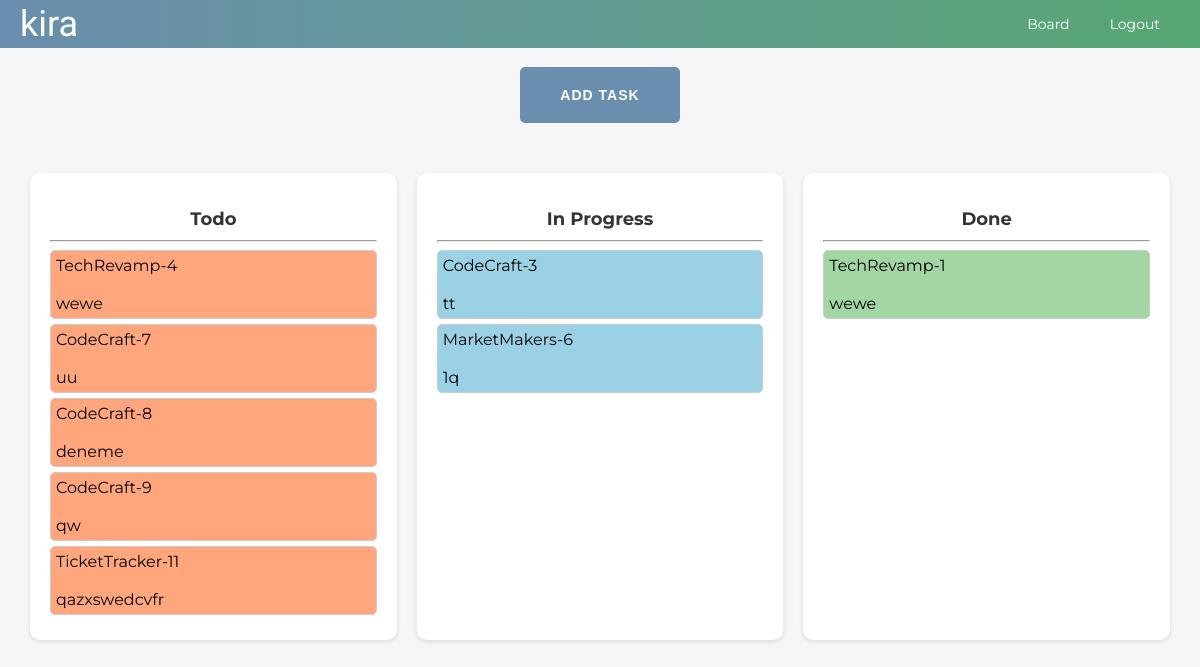
Page /board (signed in) on the committed database.
### taskmanagement/models.py (models this page shows)
class Task(models.Model):
    title = models.TextField()
    description = models.TextField()
    project_id_fk = models.ForeignKey('taskmanagement.Project', on_delete=models.PROTECT, verbose_name="Project", null=True)
    assigned_user_id_fk = models.ForeignKey('auth.User',related_name='assigned_user', on_delete=models.PROTECT, verbose_name="Assigned to", null=True)
    reporter_id_fk = models.ForeignKey('auth.User', related_name='assignee', on_delete=models.PROTECT, verbose_name="Assigned by", null=True)
    status = models.CharField(max_length=20, choices=[('todo', 'Todo'), ('in-progress', 'In Progress'), ('done', 'Done')])
    priority = models.CharField(max_length=20, choices=[('low', 'Low'), ('medium', 'Medium'), ('high', 'High')])
    due_date = models.DateField(null=True, default=None)
    created_at = models.DateTimeField(auto_now_add=True)
    updated_at = models.DateTimeField(auto_now_add=True, blank=True)

class Project(models.Model):
    title = models.TextField()
    project_group_id_fk = models.ForeignKey('taskmanagement.ProjectGroup', on_delete=models.PROTECT)
    def __str__(self):
        return self.title

### taskmanagement/views.py (the view, shortened to what this page needs)
# urls.py: path('board', views.board, name = "board"),
@login_required(login_url='login')
def board(request):
    currentUser = request.user.id
    can_create_task = request.user.has_perm('taskmanagement.add_task')
    tasksTodo = Task.objects.filter(assigned_user_id_fk=currentUser, status='todo')
    tasksInProgress = Task.objects.filter(assigned_user_id_fk=currentUser, status='in-progress')
    tasksDone = Task.objects.filter(assigned_user_id_fk=currentUser, status='done')
    createTaskForm = CreateTaskForm()
    context = {'createTaskForm': createTaskForm,
                'tasksToDo':tasksTodo,
                'tasksInProgress':tasksInProgress,
                'tasksDone':tasksDone,
                'can_create_task':can_create_task,}
    return render(request, 'taskmanagement/board.html', context=context)

### taskmanagement/templates/taskmanagement/board.html (shortened to what this page needs)
{% extends 'taskmanagement/base.html' %}
{% load crispy_forms_tags %}
{% load static %}
{% block content %}
<div class="tasks-in-btn">
    {% if can_create_task %}
        <button class="add-task-btn" onclick="toggleTaskCard()">
            Add Task
        </button>
    {% endif %}
</div>
<div class="board">
    <div class="column" id="todo" ondrop="drop(event, 'todo')" ondragover="allowDrop(event)">
        <h2>Todo</h2>
        <hr>
        <div class="task-container">
            {% if tasksToDo %}
                {% for task in tasksToDo %}
                    <div class="task" id="task-{{ task.id }}" draggable="true" ondragstart="drag(event)" ondblclick="updateTask('{{ task.id }}')">
                        {{task.project_id_fk}}-{{task.id}}
                        <br><br>
                        {{ task.title }}
                    </div>
                {% endfor %}
            {% endif %}
        </div>
    </div>
    <div class="column" id="in-progress" ondrop="drop(event, 'in-progress')" ondragover="allowDrop(event)">
        <h2>In Progress</h2>
        <hr>
        <div class="task-container">
            {% if tasksInProgress %}
                {% for task in tasksInProgress %}
                    <div class="task" id="task-{{ task.id }}" draggable="true" ondragstart="drag(event)" ondblclick="updateTask('{{ task.id }}')">
                        {{task.project_id_fk}}-{{task.id}}
                        <br><br>
                        {{ task.title }}
                    </div>
                {% endfor %}
            {% endif %}
        </div>
    </div>
    <div class="column" id="done" ondrop="drop(event, 'done')" ondragover="allowDrop(event)">
        <h2>Done</h2>
        <hr>
        <div class="task-container">
            {% if tasksDone %}
                {% for task in tasksDone %}
                    <div class="task" id="task-{{ task.id }}" draggable="true" ondragstart="drag(event)" ondblclick="updateTask('{{ task.id }}')">
                        {{task.project_id_fk}}-{{task.id}}
                        <br><br>
                        {{ task.title }}
                    </div>
                {% endfor %}
            {% endif %}
        </div>
    </div>
</div>
{% endblock %}

### taskmanagement/templates/taskmanagement/base.html (shortened to what this page needs)
{% load static %}
<!DOCTYPE html>
<html lang="en">
    <head>
        <link rel="stylesheet" href="https://cdnjs.cloudflare.com/ajax/libs/font-awesome/6.5.2/css/all.min.css"/>
        <link rel="stylesheet" href="{% static 'css/main.css' %}">
        <link rel="stylesheet" href="{% static 'css/board.css' %}">
    </head>
    <body>
        <div class="navbar">
            <span class="logo">kira</span>
            <div class="links">
                {% if user.is_authenticated %}
                    <a href="../board">Board</a>
                    <a href="../logout">Logout</a>
                {% else %}
                    <a href="../login">Login</a>
                {% endif %}
        </div>
        </div>
            <br>
            {% block content %}
            {% endblock %}
    </body>
</html>

### static/css/main.css (style rules this page uses)
* { box-sizing: border-box; }
body { background: #f6f5f7; display: flex; justify-content: center; align-items: center; flex-direction: column; font-family: 'Montserrat', sans-serif; margin: 0px 0 50px; }
h2 { text-align: center; }
span { font-size: 12px; }
a { color: #333; font-size: 14px; text-decoration: none; margin: 15px 0; }
button { border-radius: 20px; border: 1px solid #57A773; background-color: #57A773; color: #FFFFFF; font-size: 12px; font-weight: bold; padding: 12px 45px; letter-spacing: 1px; text-transform: uppercase; transition: transform 80ms ease-in; }
.navbar { display: flex; justify-content: space-between; align-items: center; background: -webkit-linear-gradient(to right, #6a8eae, #57A773); background: linear-gradient(to right, #6a8eae, #57A773); padding: 0px 20px; width: 100%; box-sizing: border-box; }
.navbar a { float: left; display: flex; color: #ffffff; text-align: center; height:100%; padding: 0px 20px; text-decoration: none; transition: background-color 0.3s; }
.navbar .logo { font-family: 'Sacramento', cursive; color: white; font-size: 36px; text-decoration: none; }
.navbar .links { display: flex; margin-left: auto; }

### static/css/board.css (style rules this page uses)
.board { display: flex; flex-direction: row; width: 100%; padding: 20px; }
.column { flex: 1; margin: 10px; background-color: #fff; border-radius: 10px; padding: 20px; box-shadow: 0px 2px 5px rgba(0, 0, 0, 0.1); }
.column h2 { font-size: 18px; margin-bottom: 10px; color: #333; }
.task { background-color: #e0e0e0; padding: 10px; border-radius: 5px; margin-bottom: 10px; cursor: move; }
.add-task-btn { background-color: #4caf50; border: none; color: white; text-align: center; text-decoration: none; display: inline-block; font-size: 14px; border-radius: 5px; cursor: pointer; transition: background-color 0.3s; }
#todo .task { background-color: #ffa67c; }
#in-progress .task { background-color: #9bd1e5; }
#done .task { background-color: #a2d7a4; }
.task { display: flex; align-items: center; justify-content: space-between; border: 1px solid #ccc; border-radius: 5px; padding: 5px; margin-bottom: 5px; cursor: move; }
.tasks-in-btn { display: flex; justify-content: space-around; margin-bottom: 3px; }

### taskmanagement/templates/taskmanagement/board.html (style rules this page uses)
.tasks-in-btn { margin-bottom: 20px; }
.add-task-btn { padding: 20px 40px; background-color: #6a8eae; color: white; border: none; border-radius: 5px; cursor: pointer; }

### rows in the picture
Task: project_id_fk "TechRevamp", id "4", title "wewe"
Task: project_id_fk "CodeCraft", id "7", title "uu"
Task: project_id_fk "CodeCraft", id "8", title "deneme"
Task: project_id_fk "CodeCraft", id "9", title "qw"
Task: project_id_fk "TicketTracker", id "11", title "qazxswedcvfr"
Task: project_id_fk "CodeCraft", id "3", title "tt"
Task: project_id_fk "MarketMakers", id "6", title "1q"
Task: project_id_fk "TechRevamp", id "1", title "wewe"
